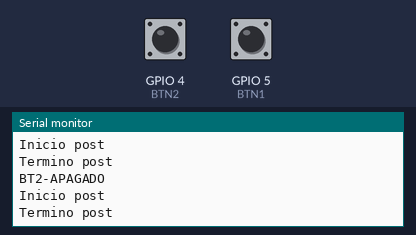
A sketch run on a simulated ESP8266 (NodeMCU). Parts: the last lines printed to the serial monitor. Inputs (shaded band) come from the test bench; at power-on: GPIO 4 (BTN2) LOW, GPIO 5 (BTN1) LOW. WiFi joins after 1.5 s; servers stay silent unless stated; uploads are accepted with an empty reply.

Above: at 2.7 s.
2.8 s: GPIO 4 (BTN2) pulled HIGH for 0.6 s
At 3.07 s:
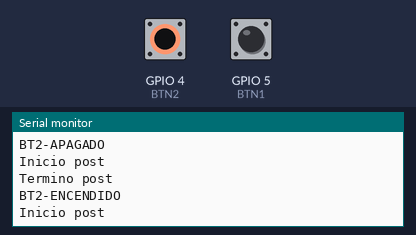
4.9 s: GPIO 5 (BTN1) pulled HIGH for 0.6 s
At 7.4 s:
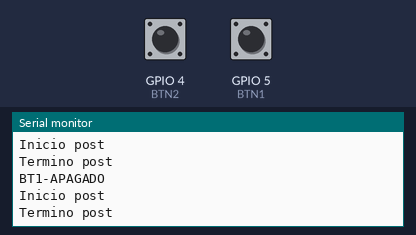

Measured:
- after the input at 2.8 s, the serial monitor: prints a new line after 0.11 s (image 1)
- after the input at 4.9 s, the serial monitor: prints a new line after 0.41 s (image 2)

The sketch:

api.ino
```cpp
#include <ArduinoJson.h>
#include <ESP8266WiFi.h>
#include <ESP8266HTTPClient.h>
#include <WiFiClient.h>

String server= "";

const char *ssid = "INFINITUMF3RV_2.4";
const char *password = "vfA2QQq39N";
//const char *ssid = "UbeeA3E4-2.4G";
//const char *password = "40BBFCA3E4";

//--------------------------------------
#define BTN1  5//D2
#define BTN2 4//D3

 int estado=0;
 int estado2=0;
  int estado3=0;
 int estado4=0;


void setup()
{

   Serial.begin(9600);

  pinMode(BTN1, INPUT);
   pinMode(BTN2, INPUT);

Serial.println("WiFi connected");
  WiFi.mode(WIFI_STA);
  WiFi.begin(ssid, password);

  while(WiFi.status() != WL_CONNECTED)
  {
    delay(500);
  }

  Serial.println("");
  Serial.println("WiFi connected");
  Serial.println("IP address: ");
  Serial.println(WiFi.localIP());
}

void loop()
{
   if (WiFi.status() == WL_CONNECTED)
  {
    if (digitalRead(BTN1) == HIGH) {

            if (estado == 0) {
            Serial.println("BT1-ENCENDIDO");
            post("BT1-ENCENDIDO");
            estado=1;
            estado2=0;
          }
     }
  else if (digitalRead(BTN1) == LOW){

           if (estado2 == 0) {
           Serial.println("BT1-APAGADO");
           post("BT1-APAGADO");
           estado=0;
           estado2=1;
         }
     }
  if (digitalRead(BTN2) == HIGH) {

          if (estado3 == 0) {
          Serial.println("BT2-ENCENDIDO");
           post("BT2-ENCENDIDO");
          estado3=1;
          estado4=0;
         }

    }
  else if (digitalRead(BTN2) == LOW){

           if (estado4 == 0) {
            Serial.println("BT2-APAGADO");
            post("BT2-APAGADO");
             estado3=0;
             estado4=1;
           }

     }
   delay(1000);
 }

}

void post(String entrada) {
  Serial.println("Inicio post");
  HTTPClient http;
  String json;
  server ="http://192.168.1.73:3000/api/product";

  StaticJsonDocument<256>doc;
  doc["entrada"]= String(entrada);
  serializeJson(doc, json);

  http.begin(server);
  http.addHeader("Content-Type", "application/json");
  http.POST(json);
  http.writeToStream(&Serial);
  http.end();
  Serial.println ("Termino post");
  }
```
